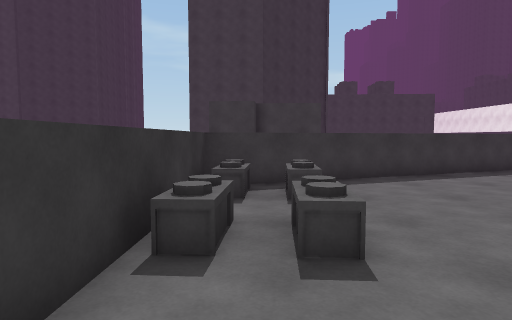
View 1 (above)

17 first-person views from a walk through a 3-D level made in the Unity game engine. The camera is 1.3 m above the floor, tilts 4° down and sees 75° across. The floor is counted in squares, 1 m on a side. Each view is taken from the middle of a square. On the plan, view 1 faces up. The plan holds only what a view shows up to about 14 squares ahead; the rest is blank. The place goes on beyond the plan. The player character is not drawn.

View 2
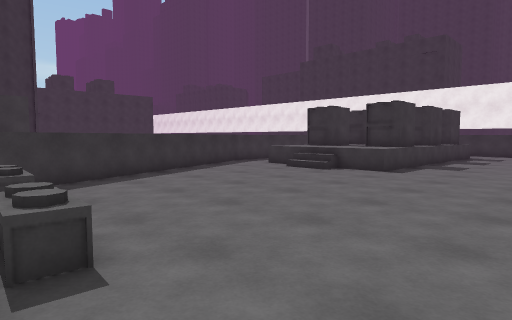

View 3
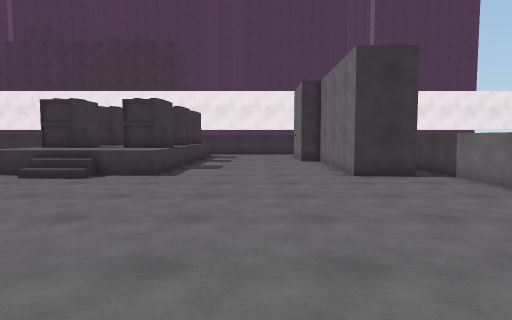

View 4
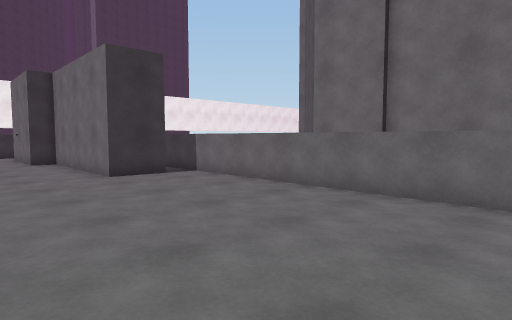

View 5
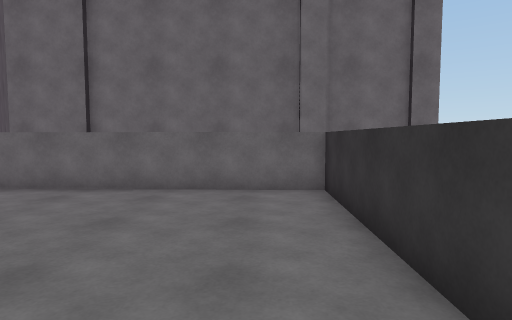

View 6
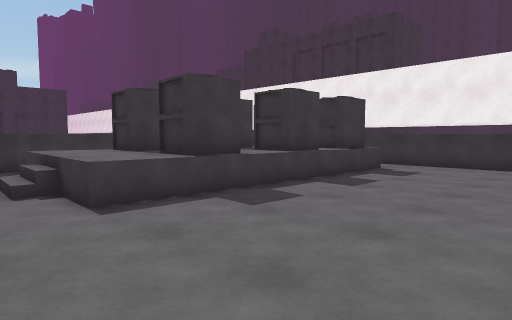

View 7
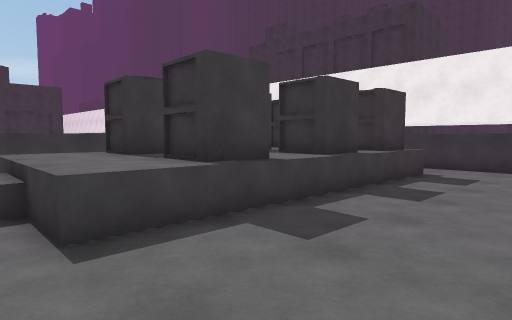

View 8
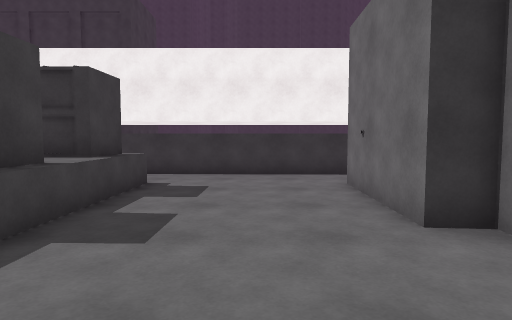

View 9
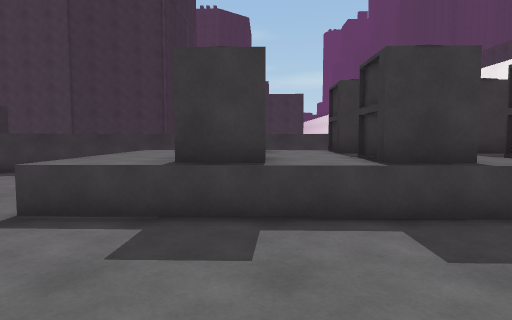

View 10
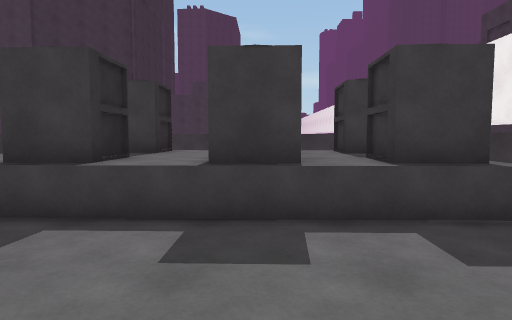

View 11
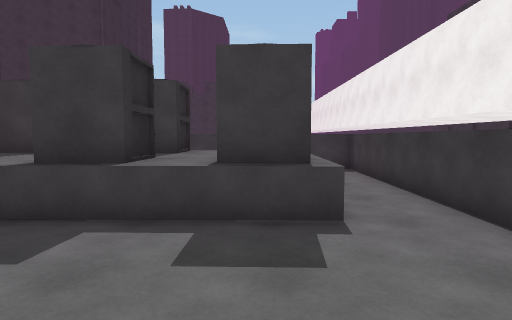

View 12
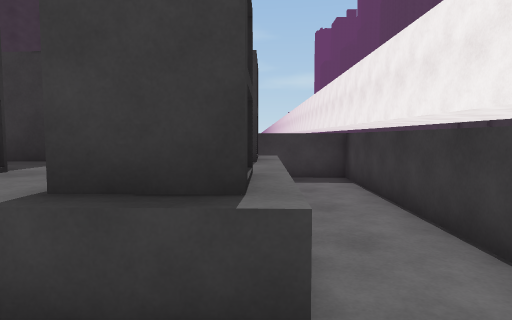

View 13
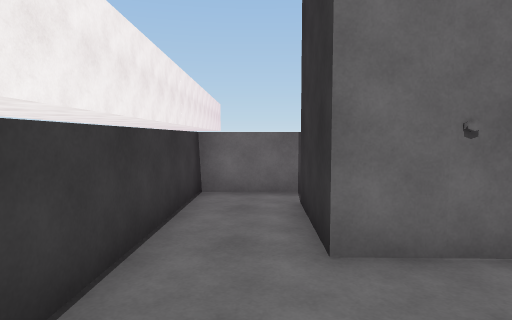

View 14
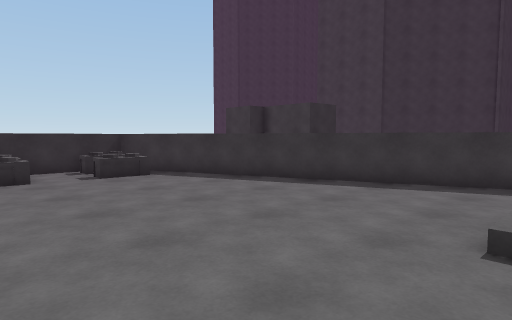

View 15
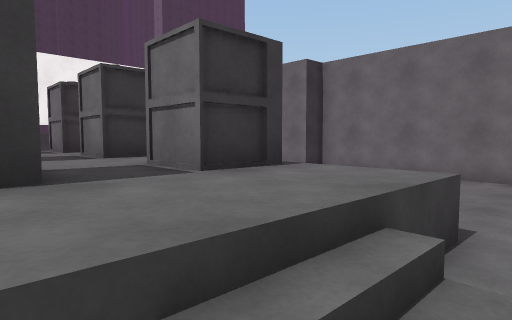

View 16
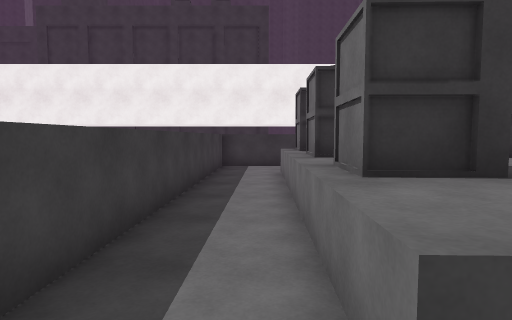

View 17
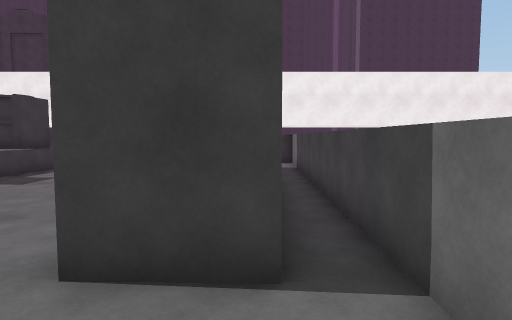

### Floor plan
Key: @ floor where view 1 was taken; # wall or solid block; . main floor; : floor 0.75 m higher than the main floor; / step, stairs or slope; = window, fence, low wall or low ledge; ^ raised ledge; v drop or lower ground; O other object.
Columns run from 4 left of view 1 to 26 right of it. Each row starts with its distance up from view 1.
 16       OO
 15
 14                 ## ###########v
 13              ###..............^
 12           v##.................#
 11         ###.....=::##==##=^^..#
 10      ###........=::##:###:##..^
  9    ##.........../::##:###:##..^
  8    OOO........../:::::::::::..^
  7   #OOO..........=::##:###:##..^
  6   #.............v::##:###v##..^
  5   OOOO..........=v===.==#===..^
  4   OO.O........................^
  3   ^...........................^
  2   #...........................#
  1   #...........................^
  0   ^.@.........................^
 -1   ^.............######.#####..^
 -2   ^.............#    ###   #..#
 -3   ^.............#          #..#
 -4   ^############..............##
 -5                ###############
 -6 OOOOOOOOOOOO

Where each view was taken, in squares from view 1:
view 1: 0 up, 0 right, facing up
view 2: 0 up, 0 right, facing up-right
view 3: 2 up, 1 right, facing right
view 4: 3 up, 1 right, facing down-right
view 5: 4 up, 0 right, facing down
view 6: 1 down, 10 right, facing up-right
view 7: 1 up, 11 right, facing up-right
view 8: 2 up, 14 right, facing right
view 9: 0 up, 16 right, facing up
view 10: 0 up, 19 right, facing up
view 11: 0 up, 22 right, facing up
view 12: 3 up, 23 right, facing up
view 13: 3 up, 24 right, facing down
view 14: 3 up, 12 right, facing up-left
view 15: 10 up, 11 right, facing down-right
view 16: 12 up, 11 right, facing right
view 17: 3 down, 9 right, facing right
